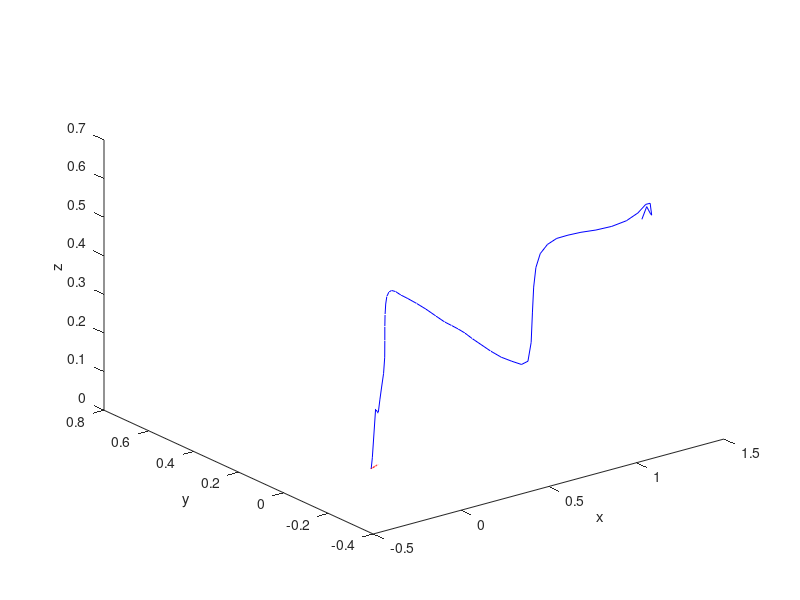
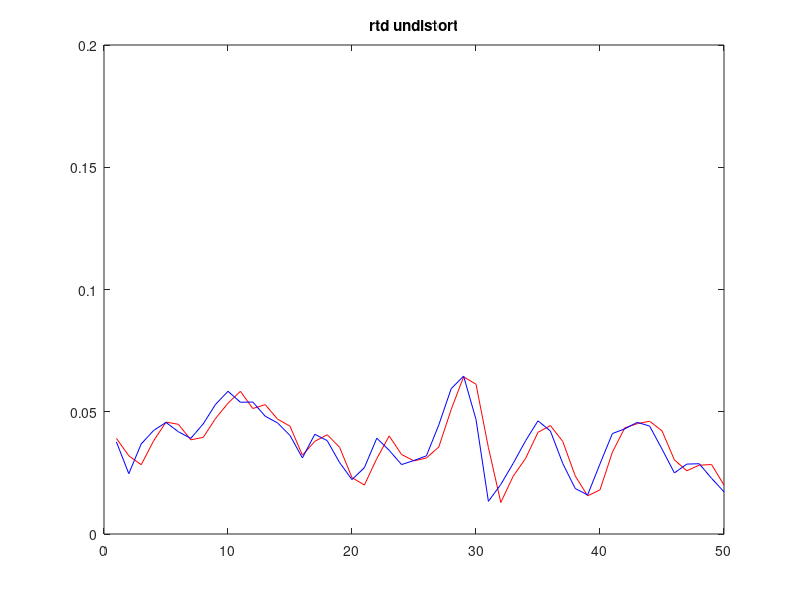
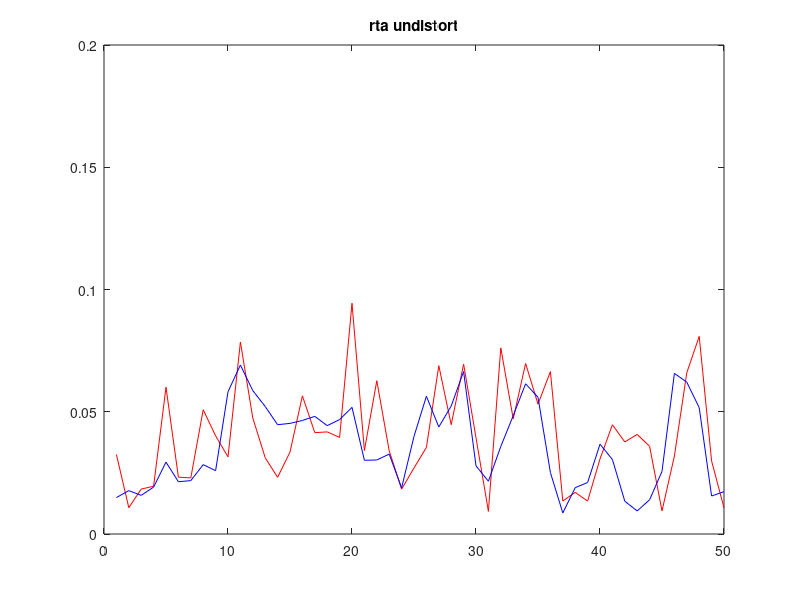
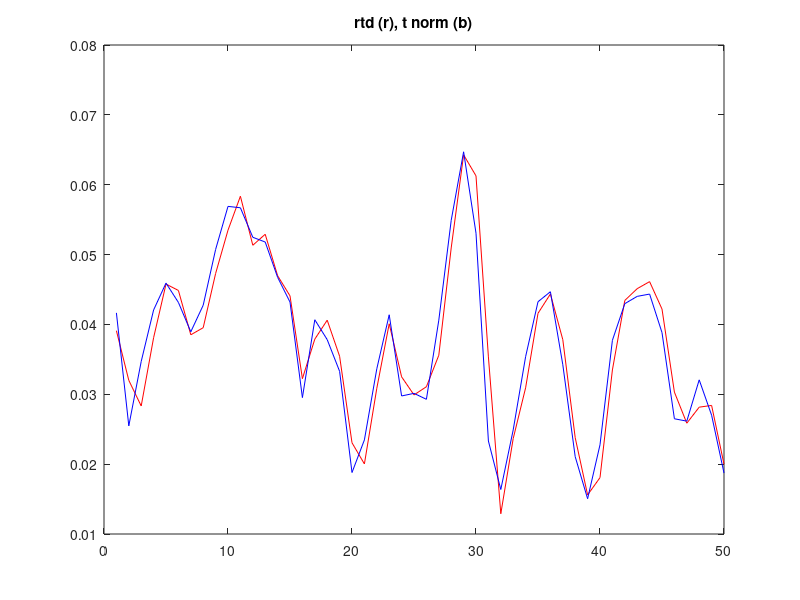

Source code (MATLAB) for these figures, in order:
clearclose allGT_undistort = load('pose-gt.mat');load pose-predfigureplot3(GT_undistort.x_gt,GT_undistort.y_gt,GT_undistort.z_gt,'b')hold onplot3(x_p,y_p,z_p,'r')hold offxlabel('x')ylabel('y')zlabel('z')errors_undistort = load('errors.mat');figureplot(errors_undistort.rtds, 'r', errors_undistort.rtds_nomot, 'b')ylim([0.0 0.2])title('rtd undistort')figureplot(errors_undistort.rtas, 'r', errors_undistort.rtdas_nomot, 'b')ylim([0.0 0.2])title('rta undistort')figureplot(errors_undistort.rtds, 'r', errors_undistort.trans_norm, 'b')title('rtd (r), t norm (b)')